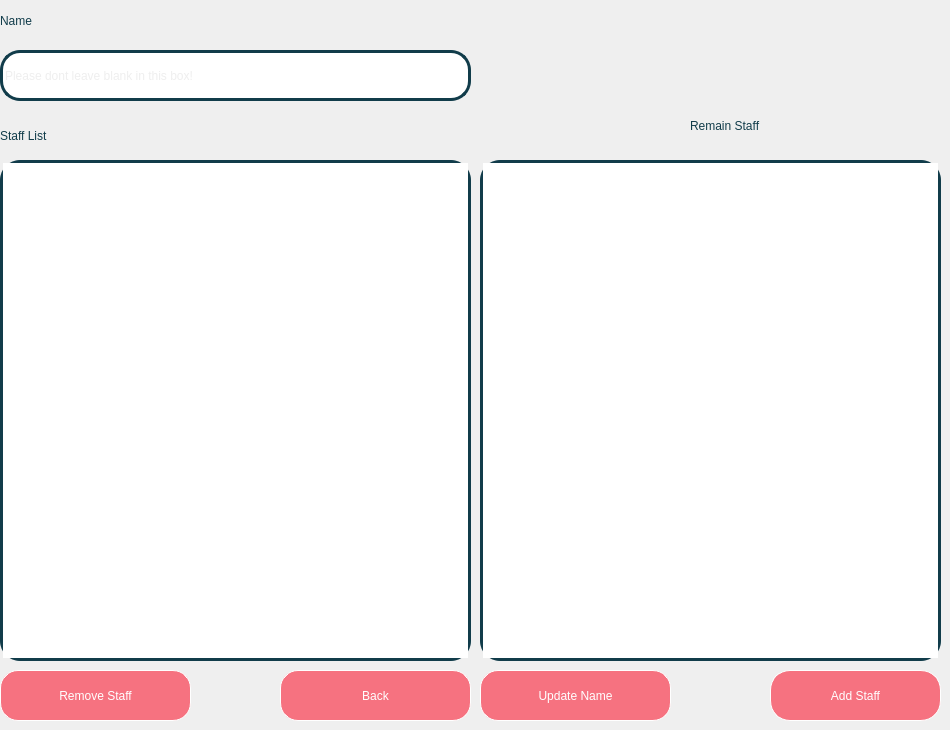
           <widget class="QWidget" name="update_app_page">
            <widget class="QPushButton" name="add_staff_to_app_button">
             <property name="geometry">
              <rect>
               <x>770</x>
               <y>670</y>
               <width>171</width>
               <height>51</height>
              </rect>
             </property>
             <property name="sizePolicy">
              <sizepolicy hsizetype="Fixed" vsizetype="Fixed">
               <horstretch>0</horstretch>
               <verstretch>0</verstretch>
              </sizepolicy>
             </property>
             <property name="styleSheet">
              <string notr="true">background-color: rgb(246, 114, 128);
border-style: outset;
border-width: 1px;
border-radius: 20px;
border-color: white;
padding: 2px;
font: 700 20pt &quot;Ubuntu&quot;;
color : white;</string>
             </property>
             <property name="text">
              <string>Add Staff</string>
             </property>
            </widget>
            <widget class="QPushButton" name="remove_staff_from_app_button">
             <property name="geometry">
              <rect>
               <x>0</x>
               <y>670</y>
               <width>191</width>
               <height>51</height>
              </rect>
             </property>
             <property name="sizePolicy">
              <sizepolicy hsizetype="Fixed" vsizetype="Fixed">
               <horstretch>0</horstretch>
               <verstretch>0</verstretch>
              </sizepolicy>
             </property>
             <property name="styleSheet">
              <string notr="true">background-color: rgb(246, 114, 128);
border-style: outset;
border-width: 1px;
border-radius: 18px;
border-color: white;
padding: 2px;
font: 700 20pt &quot;Ubuntu&quot;;
color : white;</string>
             </property>
             <property name="text">
              <string>Remove Staff</string>
             </property>
            </widget>
            <widget class="QLabel" name="label_10">
             <property name="geometry">
              <rect>
               <x>0</x>
               <y>110</y>
               <width>221</width>
               <height>51</height>
              </rect>
             </property>
             <property name="styleSheet">
              <string notr="true">font: 500 italic 30pt &quot;Ubuntu&quot;;
color:rgb(17, 60, 74);</string>
             </property>
             <property name="text">
              <string>Staff List</string>
             </property>
            </widget>
            <widget class="QListWidget" name="app_staff_list">
             <property name="geometry">
              <rect>
               <x>0</x>
               <y>160</y>
               <width>471</width>
               <height>501</height>
              </rect>
             </property>
             <property name="styleSheet">
              <string notr="true">border:3px solid rgb(17, 60, 74);
border-radius:20px;
font: 500 italic 20pt &quot;Ubuntu&quot;;
color: rgb(221, 221, 221);</string>
             </property>
            </widget>
            <widget class="QLabel" name="label_11">
             <property name="geometry">
              <rect>
               <x>0</x>
               <y>0</y>
               <width>191</width>
               <height>41</height>
              </rect>
             </property>
             <property name="styleSheet">
              <string notr="true">font: 500 italic 30pt &quot;Ubuntu&quot;;
color: rgb(17, 60, 74);</string>
             </property>
             <property name="text">
              <string>Name</string>
             </property>
            </widget>
            <widget class="QListWidget" name="remain_staff_list">
             <property name="geometry">
              <rect>
               <x>480</x>
               <y>160</y>
               <width>461</width>
               <height>501</height>
              </rect>
             </property>
             <property name="styleSheet">
              <string notr="true">border:3px solid rgb(17, 60, 74);
border-radius:20px;
font: 500 italic 20pt &quot;Ubuntu&quot;;
color: rgb(221, 221, 221);</string>
             </property>
            </widget>
            <widget class="QLabel" name="label_12">
             <property name="geometry">
              <rect>
               <x>690</x>
               <y>100</y>
               <width>251</width>
               <height>51</height>
              </rect>
             </property>
             <property name="styleSheet">
              <string notr="true">font: 500 italic 30pt &quot;Ubuntu&quot;;
color:rgb(17, 60, 74);</string>
             </property>
             <property name="text">
              <string>Remain Staff</string>
             </property>
            </widget>
            <widget class="QPushButton" name="back_to_info_app_page">
             <property name="geometry">
              <rect>
               <x>280</x>
               <y>670</y>
               <width>191</width>
               <height>51</height>
              </rect>
             </property>
             <property name="sizePolicy">
              <sizepolicy hsizetype="Fixed" vsizetype="Fixed">
               <horstretch>0</horstretch>
               <verstretch>0</verstretch>
              </sizepolicy>
             </property>
             <property name="styleSheet">
              <string notr="true">background-color: rgb(246, 114, 128);
border-style: outset;
border-width: 1px;
border-radius: 18px;
border-color: white;
padding: 2px;
font: 700 20pt &quot;Ubuntu&quot;;
color : white;</string>
             </property>
             <property name="text">
              <string>Back</string>
             </property>
            </widget>
            <widget class="QLineEdit" name="update_app_name_box">
             <property name="geometry">
              <rect>
               <x>0</x>
               <y>50</y>
               <width>471</width>
               <height>51</height>
              </rect>
             </property>
             <property name="styleSheet">
              <string notr="true">border:3px solid rgb(17, 60, 74);
border-radius:20px;
font: 500 italic 20pt &quot;Ubuntu&quot;;
color: rgb(221, 221, 221);</string>
             </property>
             <property name="placeholderText">
              <string>Please dont leave blank in this box!</string>
             </property>
            </widget>
            <widget class="QPushButton" name="update_app_name_button">
             <property name="geometry">
              <rect>
               <x>480</x>
               <y>670</y>
               <width>191</width>
               <height>51</height>
              </rect>
             </property>
             <property name="sizePolicy">
              <sizepolicy hsizetype="Fixed" vsizetype="Fixed">
               <horstretch>0</horstretch>
               <verstretch>0</verstretch>
              </sizepolicy>
             </property>
             <property name="styleSheet">
              <string notr="true">background-color: rgb(246, 114, 128);
border-style: outset;
border-width: 1px;
border-radius: 18px;
border-color: white;
padding: 2px;
font: 700 20pt &quot;Ubuntu&quot;;
color : white;</string>
             </property>
             <property name="text">
              <string>Update Name</string>
             </property>
            </widget>
           </widget>
